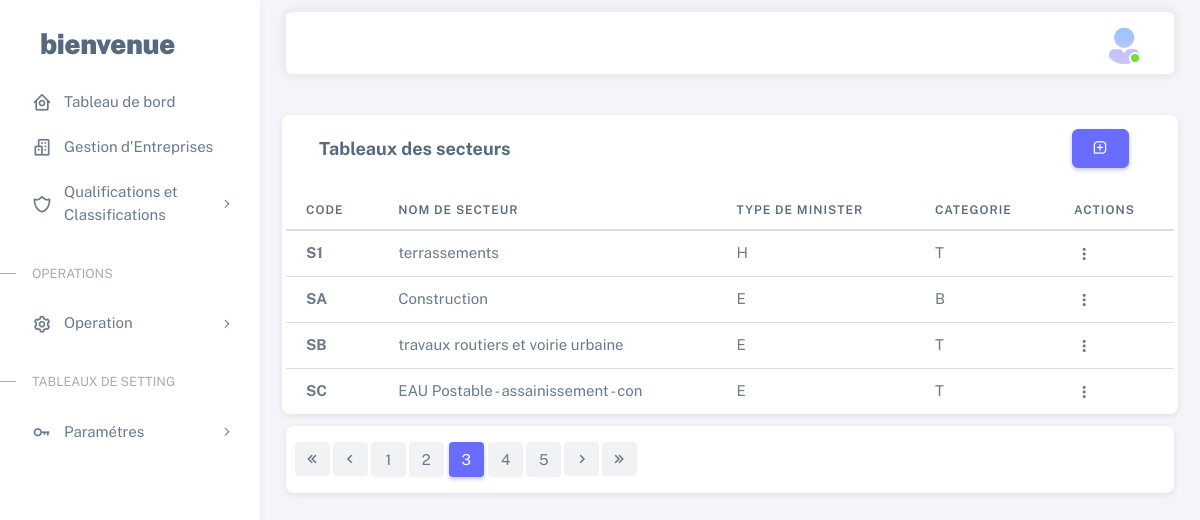
/class/secteurs.php (signed in), run on the app's committed database.
### tables this page shows
CREATE TABLE `secteur` (
  `code` varchar(4) NOT NULL,
  `nom` varchar(35) NOT NULL,
  `type_minister` varchar(2) NOT NULL,
  `categorie` varchar(2) NOT NULL,
  `base_capital` int(11) NOT NULL
);

### class/secteurs.php (the view, shortened to what this page needs)
<?php
include_once('../db/connexion.php');
?>
<!DOCTYPE html>
<html lang="en" class="light-style layout-menu-fixed" dir="ltr" data-theme="theme-default" data-assets-path="assets/"
    data-template="vertical-menu-template-free">
<head>
    <link rel="stylesheet" href="../assets/vendor/fonts/boxicons.css" />
    <link href='https://unpkg.com/boxicons@2.1.2/css/boxicons.min.css' rel='stylesheet'>
    <link rel="stylesheet" href="../assets/vendor/css/core.css" class="template-customizer-core-css" />
    <link rel="stylesheet" href="../assets/vendor/css/theme-default.css" class="template-customizer-theme-css" />
    <link rel="stylesheet" href="../assets/css/demo.css" />
    <link rel="stylesheet" href="../assets/vendor/libs/perfect-scrollbar/perfect-scrollbar.css" />
    <link rel="stylesheet" href="../assets/vendor/libs/apex-charts/apex-charts.css" />
</head>
<body>
    <div class="layout-wrapper layout-content-navbar">
        <div class="layout-container">
            <aside id="layout-menu" class="layout-menu menu-vertical menu bg-menu-theme">
                <div class="app-brand demo">
                    <a href="../dashboard.php" class="app-brand-link">
                        <span class="app-brand-text demo menu-text fw-bolder ms-2">bienvenue</span>
                    </a>
                </div>
                <ul class="menu-inner py-1">
                    <li class="menu-item ">
                        <a href="../dashboard.php" class="menu-link">
                            <i class="menu-icon tf-icons bx bx-home-circle"></i>
                            <div data-i18n="Analytics">Tableau de bord</div>
                        </a>
                    </li>
                    <li class="menu-item">
                        <a href="../Entreprises.php" class="menu-link">
                            <i class="menu-icon tf-icons bx bx-buildings"></i>
                            <div data-i18n="Basic">Gestion d'Entreprises</div>
                        </a>
                    </li>
                    <li class="menu-item">
                        <a href="javascript:void(0);" class="menu-link menu-toggle">
                            <i class="menu-icon tf-icons bx bx-shield-alt-2"></i>
                            <div data-i18n="Account Settings">Qualifications et Classifications</div>
                        </a>
                    </li>
                    <li class="menu-header small text-uppercase">
                        <span class="menu-header-text">OPERATIONS</span>
                    </li>
                    <li class="menu-item">
                        <a href="javascript:void(0);" class="menu-link menu-toggle">
                            <i class="menu-icon tf-icons bx bx-cog"></i>
                            <div data-i18n="Account Settings">Operation</div>
                        </a>
                    </li>
                    <li class="menu-header small text-uppercase"><span class="menu-header-text">Tableaux de
                            setting</span></li>
                    <li class="menu-item">
                        <a href="javascript:void(0);" class="menu-link menu-toggle">
                            <i class="menu-icon tf-icons bx bx-key"></i>
                            <div data-i18n="Account Settings">Paramétres</div>
                        </a>
                    </li>
                </ul>
            </aside>
            <div class="layout-page">
                <nav class="layout-navbar container-xxl navbar navbar-expand-xl navbar-detached align-items-center bg-navbar-theme"
                    id="layout-navbar">
                    <div class="navbar-nav-right d-flex align-items-center" id="navbar-collapse">
                        <ul class="navbar-nav flex-row align-items-center ms-auto">
                            <li class="nav-item navbar-dropdown dropdown-user dropdown">
                                <a class="nav-link dropdown-toggle hide-arrow" href="javascript:void(0);"
                                    data-bs-toggle="dropdown">
                                    <div class="avatar avatar-online">
                                        <img src="../assets/img/avatars/55.png" alt
                                            class="w-px-40 h-auto rounded-circle" />
                                    </div>
                                </a>
                            </li>
                        </ul>
                    </div>
                </nav>
                <div class="content-wrapper">
                    <div class="container-xxl flex-grow-1 container-p-y">
                        <br>
                        <div class="card row g-2 ">
                            <div class="row">
                                <div class="col-md-6">
                                    <h5 class="card-header"> <strong>Tableaux des secteurs</strong></h5>
                                </div>
                                <div class="col-md-4 "
                                    style="margin-left: auto;text-align-last: right; align-self: center; padding-right: calc(var(--bs-gutter-x) * 0.9);">
                                    <button type="button" class="btn btn-primary bx bx-message-square-add"
                                        data-bs-toggle="modal" data-bs-target="#modaladd">
                                    </button>
                                </div>
                            </div>
                        </div>
                        <div class="table-responsive text-nowrap">
                            <table class="table table-hover">
                                <thead>
                                    <tr>
                                        <th>Code</th>
                                        <th>Nom de Secteur</th>
                                        <th>type de minister</th>
                                        <th>Categorie</th>
                                        <th>Actions</th>
                                    </tr>
                                </thead>
                                <tbody class="table-border-bottom-0" id="tabledata">
                                    <?php
                                    $sql = "SELECT * FROM `secteur`";
                                    $query = mysqli_query($conn, $sql);
                                    if (mysqli_num_rows($query) > 0) {
                                        while ($row = mysqli_fetch_assoc($query)) {
                                            echo "
                                                        <tr id=" . $row["code"] . ">
                                                            <td><strong>" . $row["code"] . "</strong></td>
                                                            <td data-target=\"name\">" . $row["nom"] . "</td>
                                                            <td data-target=\"type_minister\">" . $row["type_minister"] . "</td>
                                                            <td data-target=\"categorie\">" . $row["categorie"] . "</td>";
                                            if ($_COOKIE['type_user'] == 1) {
                                                echo "<td>
                                                            <div class=\"dropdown\">
                                                                <button type=\"button\" class=\"btn p-0 dropdown-toggle hide-arrow\" data-bs-toggle=\"dropdown\">
                                                                <i class=\"bx bx-dots-vertical-rounded\"></i>
                                                                </button>
                                                                <div class=\"dropdown-menu\">
                                                                <a class=\"dropdown-item\" data-bs-toggle=\"modal\" data-role=\"update\" data-id=" . $row["code"] . " data-bs-target=\"#modalup\" href=\"#\"><i class=\"bx bx-edit-alt me-1\"></i> Edit</a>
                                                                <a class=\"dropdown-item\" href=secteurs.php?id_del=" . $row["code"] . "><i class=\"bx bx-trash me-1\"></i> Delete</a>
                                                                </div>
                                                            </div>
                                                        </td>
                                                    </tr>";
                                            }
                                        }
                                    }
                                    ?>
                                </tbody>
                            </table>
                        </div>
                    </div>
                </div>
                <div class="card mb-4" style="margin-top: 12px;">
                    <div class="demo-inline-spacing">
                        <nav aria-label="Page navigation">
                            <ul class="pagination" style="padding-left: 1%;">
                                <li class="page-item first">
                                    <a class="page-link" href="javascript:void(0);"><i
                                            class="tf-icon bx bx-chevrons-left"></i></a>
                                </li>
                                <li class="page-item prev">
                                    <a class="page-link" href="javascript:void(0);"><i
                                            class="tf-icon bx bx-chevron-left"></i></a>
                                </li>
                                <li class="page-item">
                                    <a class="page-link" href="javascript:void(0);">1</a>
                                </li>
                                <li class="page-item">
                                    <a class="page-link" href="javascript:void(0);">2</a>
                                </li>
                                <li class="page-item active">
                                    <a class="page-link" href="javascript:void(0);">3</a>
                                </li>
                                <li class="page-item">
                                    <a class="page-link" href="javascript:void(0);">4</a>
                                </li>
                                <li class="page-item">
                                    <a class="page-link" href="javascript:void(0);">5</a>
                                </li>
                                <li class="page-item next">
                                    <a class="page-link" href="javascript:void(0);"><i
                                            class="tf-icon bx bx-chevron-right"></i></a>
                                </li>
                                <li class="page-item last">
                                    <a class="page-link" href="javascript:void(0);"><i
                                            class="tf-icon bx bx-chevrons-right"></i></a>
                                </li>
                            </ul>
                        </nav>
                    </div>
                </div>
            </div>
        </div>
    </div>
</body>
</html>

### assets/css/demo.css (style rules this page uses)
.menu .app-brand.demo { height: 64px; margin-top: 12px; }
.app-brand-text.demo { font-size: 1.75rem; letter-spacing: -0.5px; text-transform: lowercase; }
.demo-inline-spacing > * { margin: 1rem 0.375rem 0 0 !important; }

### data on the page
secteur: code "S1", nom "terrassements", type_minister "H", categorie "T"
secteur: code "SA", nom "Construction", type_minister "E", categorie "B"
secteur: code "SB", nom "travaux routiers et voirie urbaine", type_minister "E", categorie "T"
secteur: code "SC", nom "EAU Postable - assainissement - con", type_minister "E", categorie "T"
